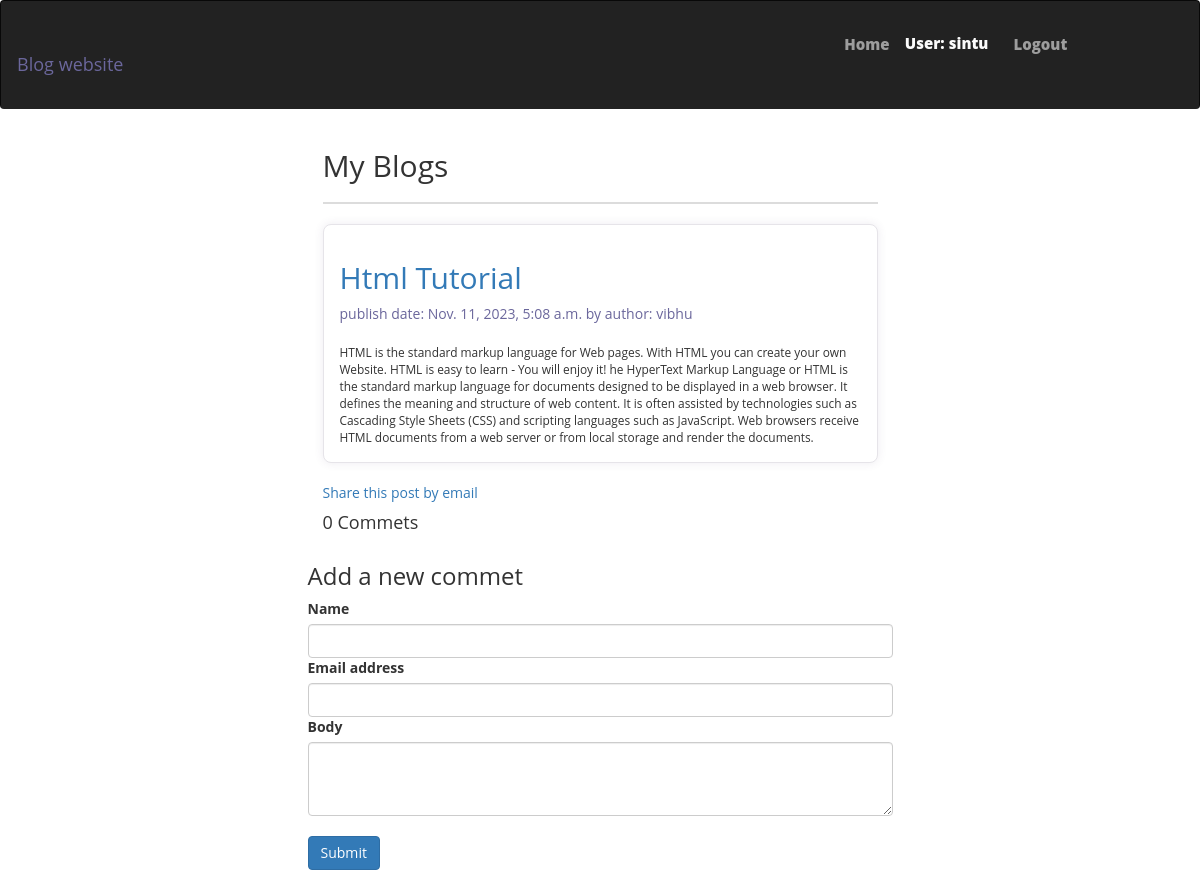
Before: /post/4/ (signed in) with the older database file.
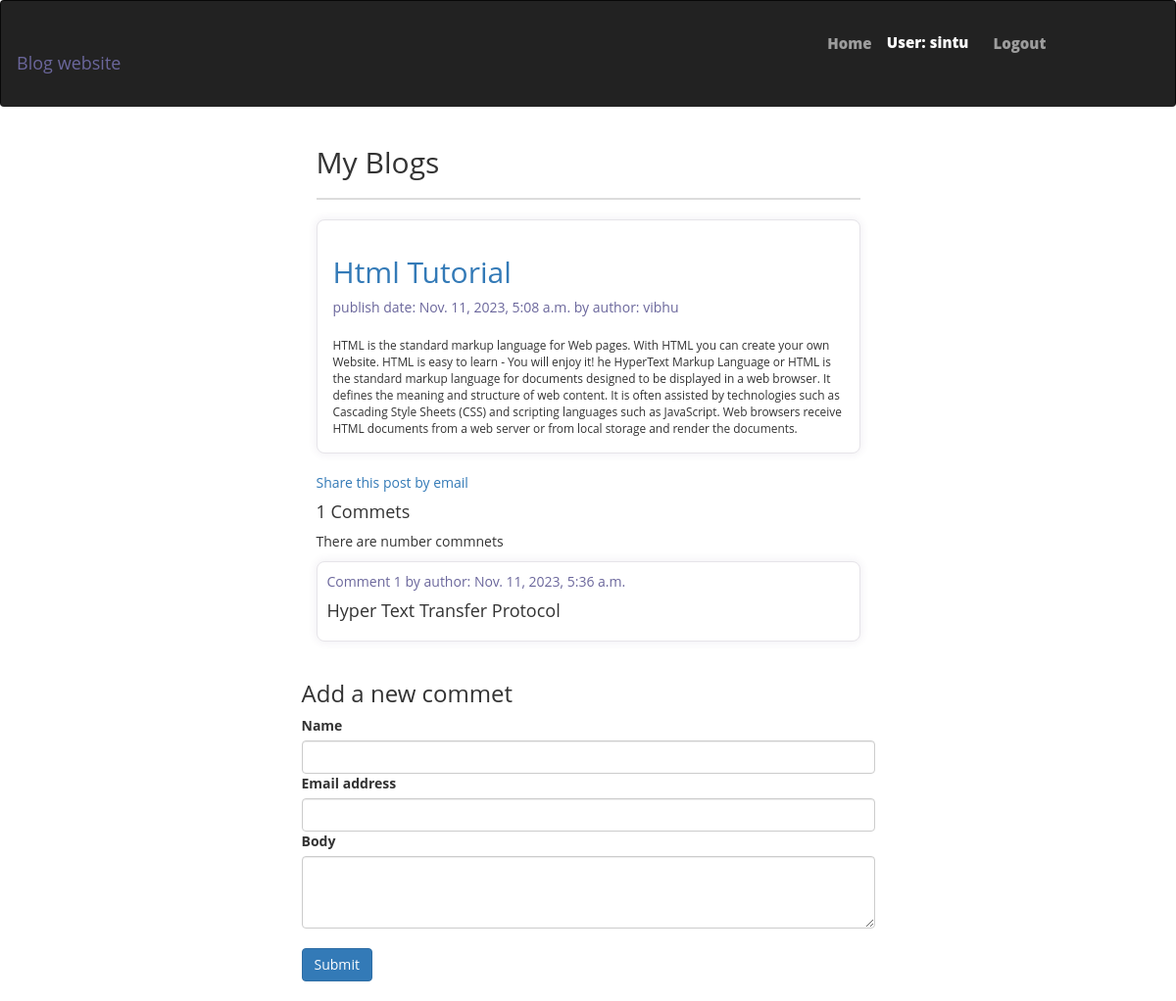
After: the same page with the newer database file.
### app/models.py (models this page shows, shortened)
class Post(models.Model):
    title=models.CharField(max_length=255, unique=True)
    subtitle=models.CharField(max_length=255, blank=True)
    slug=models.SlugField(max_length=255, unique=True)
    body=models.TextField()
    author=models.ForeignKey(User, on_delete=models.PROTECT)
    date_created=models.DateTimeField(auto_now_add=True)
    date_modified=models.DateTimeField(auto_now=True)

class Comment(models.Model):
    name=models.CharField(max_length=100)
    email=models.EmailField()
    post=models.ForeignKey(Post, on_delete=models.CASCADE, related_name='comments')
    user=models.ForeignKey(User, on_delete=models.PROTECT)
    body=models.TextField()
    created_date=models.DateTimeField(auto_now_add=True)
    approved_comment=models.BooleanField(default=True)

### app/views.py (the view, shortened to what this page needs)
# urls.py: path('post/<int:id>/', views.view_post, name='view_post'),
@login_required(login_url="/login")
def view_post(request, id):
    post = Post.objects.filter(id=id).first()
    comments =  Comment.objects.filter(post=post)
    return render(request,'post.html',{'posts':post, "comments":comments})

### templates/post.html (shortened to what this page needs)
{% extends "base.html" %}
{% block content %}
</head>
<body>
   <div class="container">
   <br>
   <div class="row">
      <div class="col-md-3 col-sm-12"></div>
      <div class="col-md-6 col-sm-12">
         <h2>My Blogs
         </h2>
         <hr>
      </div>
      <div class="col-md-3 col-sm-12"></div>
   </div>
   <div class="row">
      <div class="col-md-3 col-sm-12"></div>
      <div class="col-md-6 col-sm-12">
         <div>
            {% if posts %}
            <div class="card" style="padding: 16px 16px;">
               <a href="">
                  <h2> {{posts.title|title}}</h2>
               </a>
               <div>
                  <span>publish date: {{posts.date_created}}</span>
                  <span>by author: {{posts.author}}</span>
               </div>
               <small>{{posts.body}}</small>
            </div>
            <br>
            {% endif %}
         </div>
      </div>
      <div class="col-md-3 col-sm-12"></div>
   </div>
   <div class="row">
      <div class="col-md-3 col-sm-12"></div>
      <div class="col-md-6 col-sm-12">
        <a  type="button" class="" data-toggle="modal" data-target="#exampleModal">
            Share this post by email
        </a>
        </div>
      <div class="col-md-3 col-sm-12"></div>
   </div>
   <div class="row">
      <div class="col-md-3 col-sm-12"></div>
      <div class="col-md-6 col-sm-12">
         {% if comments %}
         <h4>{{comments.count}} Commets</h4>
         <p>There are number commnets</p>
                {% for comment in comments %}
                    <div class="card"  style="padding: 10px 10px;">
                    <span>Comment {{forloop.counter}} by author: {{comment.author}} {{comment.created_date}} </span>
                    <h4>{{comment.body}}</h4>
                    </div>
                    <br>
                {% endfor %}
            {% else %}
                <h4>0 Commets</h4>
            {% endif %}
            </div>
            <div class="col-md-3 col-sm-12"></div>
         </div>
        </div>
    <div class="row">
        <div class="col-md-3 col-sm-12"></div>
        <div class="col-md-6 col-sm-12">
            <h3>Add a new commet</h3>
            <form action="" method="POST">
                <div class="mb-3">
                    <label for="exampleInputPassword1" class="form-label">Name</label>
                    <input type="text" name ="name" class="form-control" id="name" required>
                </div>
                <div class="mb-3">
                    <label for="exampleInputEmail1" class="form-label">Email address</label>
                    <input type="email" class="form-control" name ="email" id="emal" aria-describedby="emailHelp" required>
                </div>
                <div class="mb-3">
                    <label for="exampleInputPassword1" class="form-label">Body</label>
                    <textarea class="form-control" name="body" id="body" rows="3" required></textarea>
                </div>
                <br>
                <button type="submit" class="btn btn-primary">Submit</button>
            </form>
        </div>
        <div class="col-md-3 col-sm-12"></div>
    </div>
      <br>
{% endblock %}

### templates/base.html (shortened to what this page needs)
{% load static %}
<!DOCTYPE html>
<html>
   <head>
      {% block static %}
      <link rel="stylesheet" type="text/css" href="/static/css/bootstrap.css">
      <link rel="stylesheet" type="text/css" href="/static/css/style.css">
      <link rel="stylesheet" type="text/css" href="/static/css/responsive-style.css">
      <link rel="stylesheet" href="https://cdnjs.cloudflare.com/ajax/libs/font-awesome/4.7.0/css/font-awesome.min.css">
      {% endblock static %}
   </head>
   <body>
      {% block header %}
      {% include "header.html" %}
      {% endblock header %}
      {% block content %}  {% endblock content %}
</body>
</html>

### templates/header.html (shortened to what this page needs)
<nav class="navbar navbar-inverse" style=" padding: 1px;border-bottom:2px solid transparent;
border-image: linear-gradient(to right);
border-image-slice: 1;padding-bottom: 18px;
   padding-top: 18px;">
   <div class="container-fluid">
      <div class="row">
         <div class="col-md-4 col-sm-9">
            <h1><a class="navbar-brand" href="#"><span class="job">Blog website</span></a></h1>
         </div>
         <div class="col-md-4 col-sm-12"></div>
         <div class="col-md-4 col-sm-12">
         <div class="collapse navbar-collapse" id="myNavbar">
            <ul class="nav navbar-nav">
               <li><a href="/" class="textcolor hometext underline-from-center">Home</a></li>
               {% if user.is_authenticated %}
                  <li style="margin-top: 12px;"><span style="margin-right: 10px;color: #fbfbfb;" class="textcolor hometext underline-from-center">User: <a href="" style="color: #fbfbfb;">{{user.username}}</a></span></li>
                  <li><a href="{% url 'logout' %}" class="textcolor hometext underline-from-center">Logout</a></li>
               {% else %}
                  <li><a href="{% url 'signup' %}" class="textcolor hometext underline-from-center">SIGN UP</a></li>
                  <li><a href="{% url 'login' %}" class="textcolor hometext underline-from-center">LOGIN</a></li>
               {% endif %}
            </ul>
         </div>
         </div>
   </div>
   </nav>

### static/css/style.css (style rules this page uses)
body { font-family: 'Open Sans', sans-serif; }
.textcolor { color: black; text-decoration: none; font-size: 15px; line-height: 25px; font-weight: 900; }
li { display: block; transition-duration: 0.5s; }
hr { border: 1px solid gainsboro; }
span { color: #6B679C; }
.card { border: 0; box-shadow: 0px 0px 10px 0px rgba(82, 63, 105, 0.1); -webkit-box-shadow: 0px 0px 10px 0px rgba(82, 63, 105, 0.1); -moz-box-shadow: 0px 0px 10px 0px rgba(82, 63, 105, 0.1); -ms-box-shadow: 0px 0px 10px 0px rgba(82, 63, 105, 0.1); }
.card { position: relative; display: flex; flex-direction: column; min-width: 0; word-wrap: break-word; background-color: #ffffff; background-clip: border-box; border: 1px solid #e6e4e9; border-radius: 8px; }
.navbar { margin-bottom: unset !important; }

Changed rows visible on the page:
added Comment: created_date "Nov. 11, 2023, 5:36 a.m.", body "Hyper Text Transfer Protocol"
Other visible differences:
{{ comments.count }}: (not shown) → "1"
text no longer shown: "0 Commets"
text now shown: "Commets There are number commnets"
